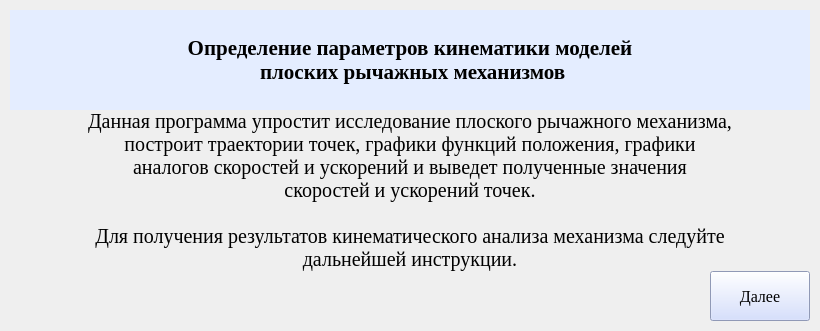
      <widget class="QWidget" name="WelcomePage">
       <layout class="QVBoxLayout" name="verticalLayout_2" stretch="0,0,0">
        <property name="spacing">
         <number>0</number>
        </property>
        <property name="leftMargin">
         <number>10</number>
        </property>
        <property name="topMargin">
         <number>10</number>
        </property>
        <property name="rightMargin">
         <number>10</number>
        </property>
        <property name="bottomMargin">
         <number>10</number>
        </property>
        <item>
         <widget class="QLabel" name="label">
          <property name="minimumSize">
           <size>
            <width>800</width>
            <height>100</height>
           </size>
          </property>
          <property name="maximumSize">
           <size>
            <width>16777215</width>
            <height>100</height>
           </size>
          </property>
          <property name="baseSize">
           <size>
            <width>800</width>
            <height>100</height>
           </size>
          </property>
          <property name="font">
           <font>
            <family>Times New Roman</family>
            <pointsize>16</pointsize>
            <weight>75</weight>
            <bold>true</bold>
           </font>
          </property>
          <property name="styleSheet">
           <string notr="true">background-color: rgb(228, 237, 255);
</string>
          </property>
          <property name="text">
           <string>Определение параметров кинематики моделей 
 плоских рычажных механизмов</string>
          </property>
          <property name="alignment">
           <set>Qt::AlignCenter</set>
          </property>
         </widget>
        </item>
        <item>
         <widget class="QLabel" name="prgrm_description">
          <property name="font">
           <font>
            <family>Times New Roman</family>
            <pointsize>15</pointsize>
            <italic>false</italic>
           </font>
          </property>
          <property name="layoutDirection">
           <enum>Qt::LeftToRight</enum>
          </property>
          <property name="text">
           <string>Данная программа упростит исследование плоского рычажного механизма,
построит траектории точек, графики функций положения, графики
аналогов скоростей и ускорений и выведет полученные значения
скоростей и ускорений точек.

Для получения результатов кинематического анализа механизма следуйте
дальнейшей инструкции.</string>
          </property>
          <property name="alignment">
           <set>Qt::AlignCenter</set>
          </property>
         </widget>
        </item>
        <item alignment="Qt::AlignRight">
         <widget class="QPushButton" name="next_button_1">
          <property name="minimumSize">
           <size>
            <width>100</width>
            <height>50</height>
           </size>
          </property>
          <property name="maximumSize">
           <size>
            <width>100</width>
            <height>50</height>
           </size>
          </property>
          <property name="font">
           <font>
            <family>Times New Roman</family>
            <pointsize>12</pointsize>
           </font>
          </property>
          <property name="styleSheet">
           <string notr="true">background-color: rgb(202, 214, 255);</string>
          </property>
          <property name="text">
           <string>Далее</string>
          </property>
         </widget>
        </item>
       </layout>
      </widget>
